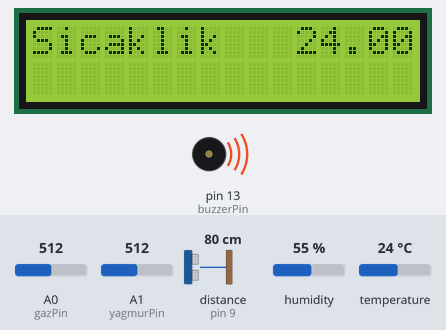
This sketch was run on a simulated Arduino Uno, built with avr-gcc and run on an emulated ATmega328P. On the bench: 16×2 character LCD, buzzer (waves = sounding, pin HIGH). Wiring (inferred from the names in the program): ultrasonic range finder: trigger pin 8; echo pin 9. The inputs (shaded band) are chosen by the test bench; at power-on: A0 (gazPin) = 512, distance to the obstacle (sensor on pin 9) 80 cm, humidity 55 %, A1 (yagmurPin) = 512, temperature 24 °C. The echo pulse lasts 58.3 µs per cm; pins used as bus, display or sensor lines are not drawn; what the sketch prints to the serial monitor is not drawn.

Above: at 1.2 s.
1.3 s: A0 (gazPin) set to 684
At 10.4 s:
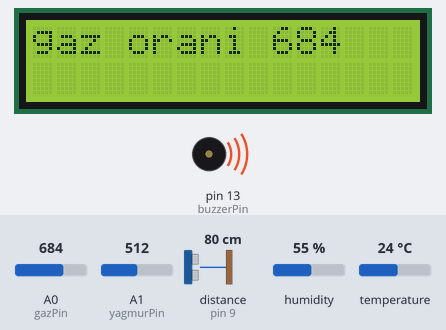
10.9 s: A0 (gazPin) set to 708
At 19.8 s:
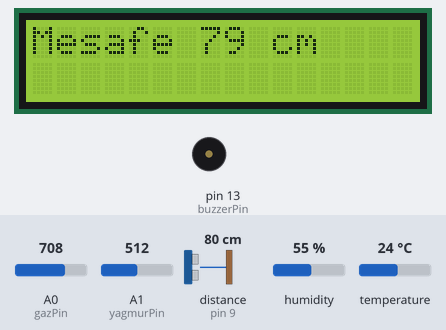
20.1 s: distance to the obstacle (sensor on pin 9) set to 2 cm
At 26.3 s:
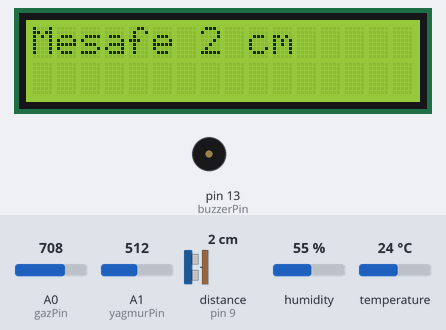
27.8 s: humidity set to 22 %
At 35.2 s:
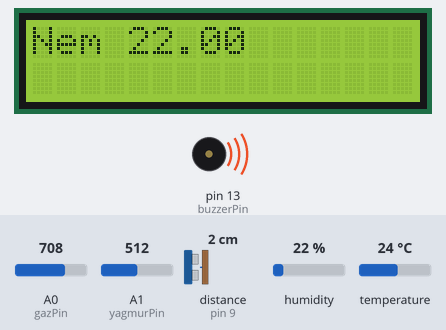
35.9 s: A1 (yagmurPin) set to 710
At 39.0 s:
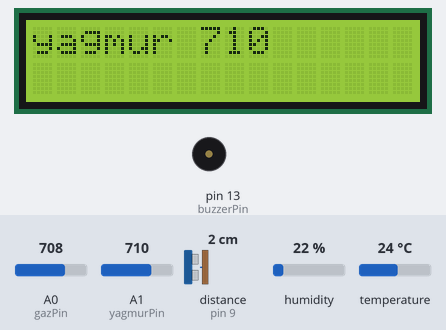
43.6 s: temperature set to 12 °C
At 50.5 s:
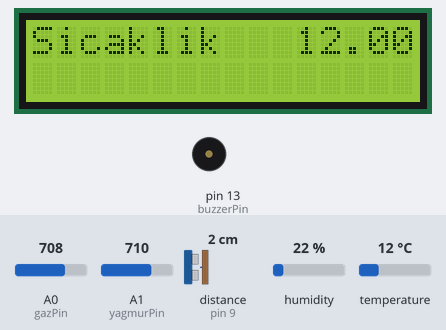
Timing chart, 0 to 52.0 s (numbered marks = the images above; inputs shaded):
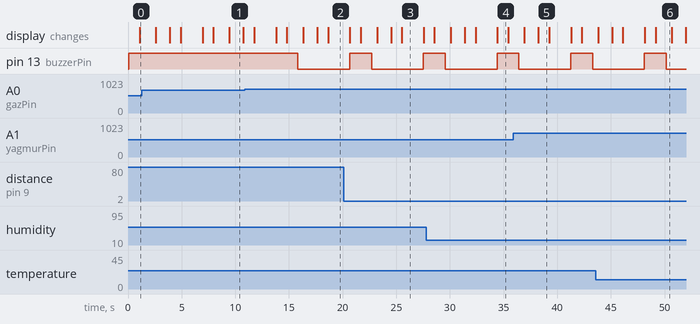

Measured:
- the behaviour switches between 700 and 701 on A0 (gazPin) (found by bisection; images 1 and 2)
- after the input at 10.9 s, pin 13 (buzzerPin): HIGH → LOW after 4.9 s
- what the display in image 1 shows lasts 1.3 s, from 9.5 s to 10.8 s
- what the display in image 3 shows lasts 2.0 s, from 25.5 s to 27.5 s
- what the display in image 4 shows lasts 1.0 s, from 34.4 s to 35.4 s
- what the display in image 6 shows lasts 1.5 s, from 49.2 s to 50.7 s

The sketch:

akilliEvGuvenlikSistemi.ino
```cpp
#include <LiquidCrystal.h>
#include <SoftwareSerial.h>
#include "DHT.h"


#define DHTPIN 3     // Digital pin connected to the DHT sensor
#define DHTTYPE DHT11

LiquidCrystal lcd(12, 11, 7, 6, 5, 4);

int buzzerPin = 13;
int trig= 8;
int echo = 9;
long duration=0;
int distance=0;
int yagmurPin = A1;
int yagmurDeger = 0;
int gazPin = A0;
int gazDeger = 0;

DHT dht(DHTPIN, DHTTYPE);

SoftwareSerial bt_iletisim(1, 0); // RX,TX
void setup() {
  Serial.begin(9600);
  lcd.begin(16, 2);
  dht.begin();
  pinMode(buzzerPin, OUTPUT);
  pinMode(trig, OUTPUT);
  pinMode(echo, INPUT);
  pinMode(yagmurPin, INPUT);
  pinMode(gazPin,INPUT);
}

void loop() {
  digitalWrite(buzzerPin,HIGH);
  float h = dht.readHumidity();
  float t = dht.readTemperature();
  float f = dht.readTemperature(true);
  if (isnan(h) || isnan(t) || isnan(f)) {
    return;
  }

  lcd.clear();
  lcd.home();
  lcd.print("Nem ");
  lcd.print(h);
  delay(1000);
  lcd.clear();
  lcd.println("Sicaklik ");
  lcd.print(t);
  lcd.print("°C ");
  delay(1000);

   gazDeger = analogRead(gazPin);

  if(gazDeger > 700){
    digitalWrite(buzzerPin,HIGH);
    delay(10);
    digitalWrite(buzzerPin,LOW);
    delay(10);

  }else {
      digitalWrite(buzzerPin,HIGH);
    }
  delay(500);
  lcd.clear();
  lcd.print("gaz orani ");
  lcd.print(gazDeger);
  delay(1000);

  yagmurDeger = analogRead(yagmurPin);
  delay(300);

  lcd.clear();
  lcd.print("yagmur ");
  lcd.print(yagmurDeger);
  delay(1000);


  digitalWrite(trig, LOW);
  delayMicroseconds(2);
  digitalWrite(trig, HIGH);
  delayMicroseconds(10);
  digitalWrite(trig, LOW);
  duration = pulseIn(echo, HIGH);
  distance = duration * 0.034 / 2;


  lcd.clear();
  lcd.home();
  lcd.print("Mesafe ");
  lcd.print(distance);
  lcd.print(" cm");

  Serial.print(t);
  Serial.print(" C");
  Serial.print("|");
  Serial.print(h);
  Serial.print(" %");
  Serial.print("|");
  Serial.print(distance);
  Serial.print(" cm");
  Serial.print("|");
  Serial.print(gazDeger);
  Serial.print("|");
  Serial.print(yagmurDeger);

  delay(2000);

}
```
